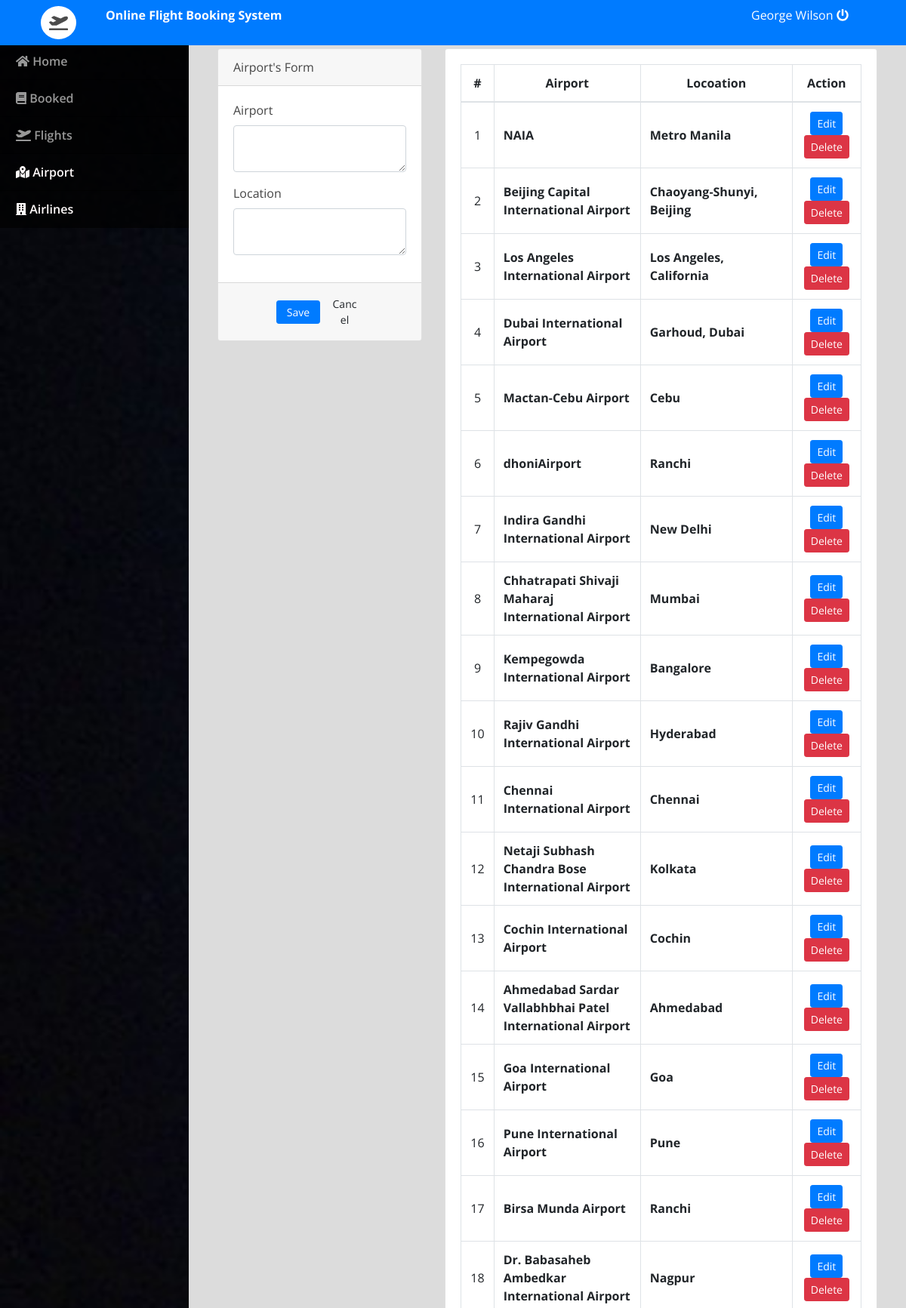
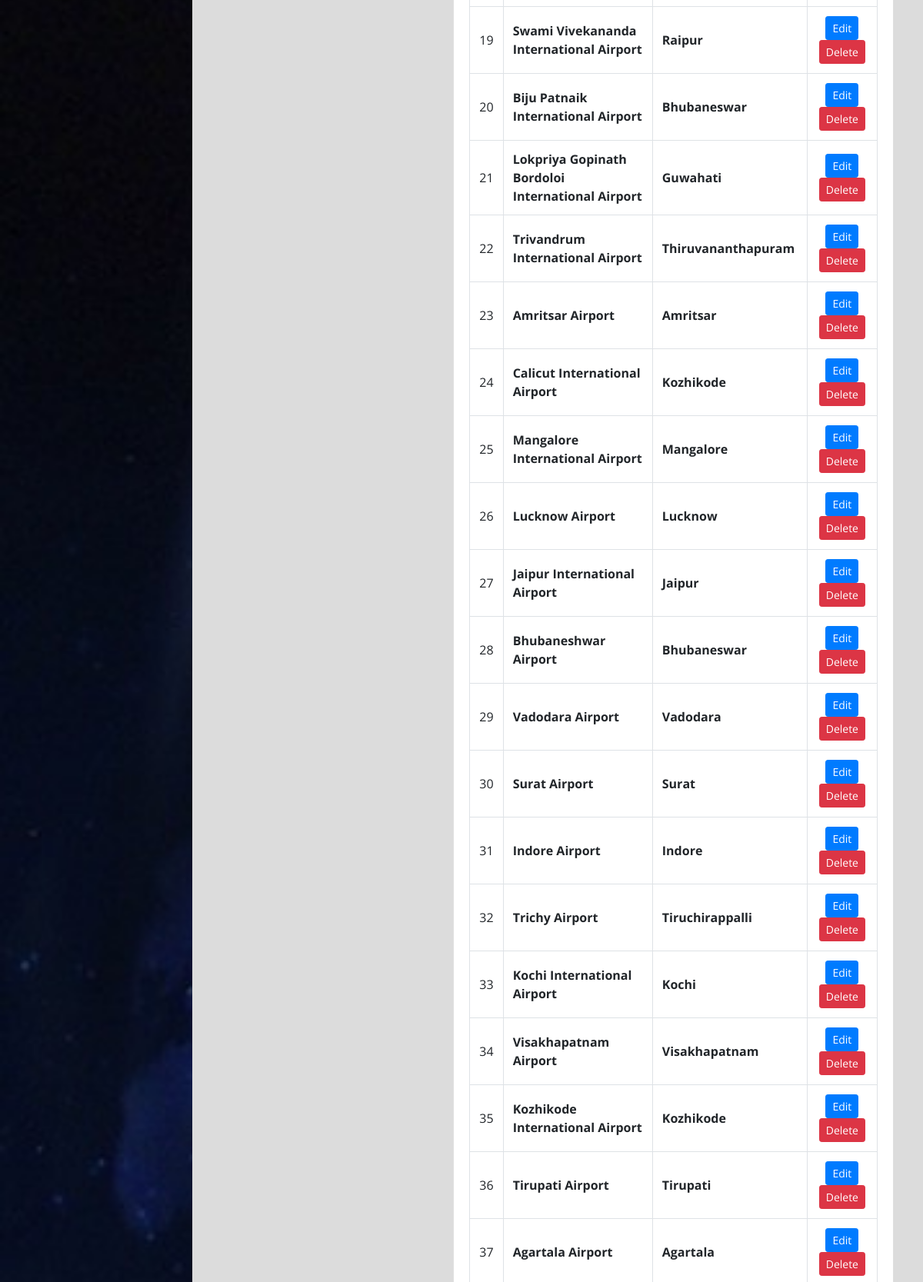
Page /admin/index.php?page=airport (signed in, upper part) on the committed database (2 pictures, top to bottom).
### tables this page shows
CREATE TABLE `airport_list` (
  `id` int(30) NOT NULL,
  `airport` text NOT NULL,
  `location` text NOT NULL
);

### admin/airport.php (the view, shortened to what this page needs)
<?php include('db_connect.php');?>
<div class="container-fluid">
	<div class="col-lg-12">
		<div class="row">
			<div class="col-md-4">
			<form action="" id="manage-airports">
				<div class="card">
					<div class="card-header">
						   Airport's Form
				  	</div>
					<div class="card-body">
							<div class="form-group">
								<label class="control-label">Airport</label>
								<textarea name="airport" id="" cols="30" rows="2" class="form-control"></textarea>
							</div>
							<div class="form-group">
								<label class="control-label">Location</label>
								<textarea name="location" id="" cols="30" rows="2" class="form-control"></textarea>
							</div>
					</div>
					<div class="card-footer">
						<div class="row">
							<div class="col-md-12">
								<button class="btn btn-sm btn-primary col-sm-3 offset-md-3"> Save</button>
								<button class="btn btn-sm btn-default col-sm-3" type="button" onclick="_reset()"> Cancel</button>
							</div>
						</div>
					</div>
				</div>
			</form>
			</div>
			<div class="col-md-8">
				<div class="card">
					<div class="card-body">
						<table class="table table-bordered table-hover">
							<thead>
								<tr>
									<th class="text-center">#</th>
									<th class="text-center">Airport</th>
									<th class="text-center">Locoation</th>
									<th class="text-center">Action</th>
								</tr>
							</thead>
							<tbody>
								<?php
								$i = 1;
								$cats = $conn->query("SELECT * FROM airport_list order by id asc");
								while($row=$cats->fetch_assoc()):
								?>
								<tr>
									<td class="text-center"><?php echo $i++ ?></td>
									<td class="">
										 <b><?php echo $row['airport'] ?></b>
									</td>
									<td class="">
										 <b><?php echo $row['location'] ?></b>
									</td>
									<td class="text-center">
										<button class="btn btn-sm btn-primary edit_airline" type="button" data-id="<?php echo $row['id'] ?>" data-airport="<?php echo $row['airport'] ?>" data-location="<?php echo $row['location'] ?>" >Edit</button>
										<button class="btn btn-sm btn-danger delete_airline" type="button" data-id="<?php echo $row['id'] ?>">Delete</button>
									</td>
								</tr>
								<?php endwhile; ?>
							</tbody>
						</table>
					</div>
				</div>
			</div>
		</div>
	</div>
</div>

### admin/assets/css/style.css (style rules this page uses)
body { font-family: "Open Sans", sans-serif; color: #444444; width: 100%; height: calc(100%); }

### admin/index.php (style rules this page uses)
body { background: #80808045; }

### admin/airport.php (style rules this page uses)
td { vertical-align: middle !important; }

### rows in the picture
airport_list: airport "NAIA", location "Metro Manila"
airport_list: airport "Beijing Capital International Airport", location "Chaoyang-Shunyi, Beijing"
airport_list: airport "Los Angeles International Airport", location "Los Angeles, California"
airport_list: airport "Dubai International Airport", location "Garhoud, Dubai"
airport_list: airport "Mactan-Cebu Airport", location "Cebu"
airport_list: airport "dhoniAirport", location "Ranchi"
airport_list: airport "Indira Gandhi International Airport", location "New Delhi"
airport_list: airport "Chhatrapati Shivaji Maharaj International Airport", location "Mumbai"
airport_list: airport "Kempegowda International Airport", location "Bangalore"
airport_list: airport "Rajiv Gandhi International Airport", location "Hyderabad"
airport_list: airport "Chennai International Airport", location "Chennai"
airport_list: airport "Netaji Subhash Chandra Bose International Airport", location "Kolkata"
airport_list: airport "Cochin International Airport", location "Cochin"
airport_list: airport "Ahmedabad Sardar Vallabhbhai Patel International Airport", location "Ahmedabad"
airport_list: airport "Goa International Airport", location "Goa"
airport_list: airport "Pune International Airport", location "Pune"
airport_list: airport "Birsa Munda Airport", location "Ranchi"
airport_list: airport "Dr. Babasaheb Ambedkar International Airport", location "Nagpur"
airport_list: airport "Swami Vivekananda International Airport", location "Raipur"
airport_list: airport "Biju Patnaik International Airport", location "Bhubaneswar"
airport_list: airport "Lokpriya Gopinath Bordoloi International Airport", location "Guwahati"
airport_list: airport "Trivandrum International Airport", location "Thiruvananthapuram"
airport_list: airport "Amritsar Airport", location "Amritsar"
airport_list: airport "Calicut International Airport", location "Kozhikode"
airport_list: airport "Mangalore International Airport", location "Mangalore"
airport_list: airport "Lucknow Airport", location "Lucknow"
airport_list: airport "Jaipur International Airport", location "Jaipur"
airport_list: airport "Bhubaneshwar Airport", location "Bhubaneswar"
airport_list: airport "Vadodara Airport", location "Vadodara"
airport_list: airport "Surat Airport", location "Surat"
airport_list: airport "Indore Airport", location "Indore"
airport_list: airport "Trichy Airport", location "Tiruchirappalli"
airport_list: airport "Kochi International Airport", location "Kochi"
airport_list: airport "Visakhapatnam Airport", location "Visakhapatnam"
airport_list: airport "Kozhikode International Airport", location "Kozhikode"
airport_list: airport "Tirupati Airport", location "Tirupati"
airport_list: airport "Agartala Airport", location "Agartala"

### other values in the picture
$_SESSION['login_name'] "George Wilson"
